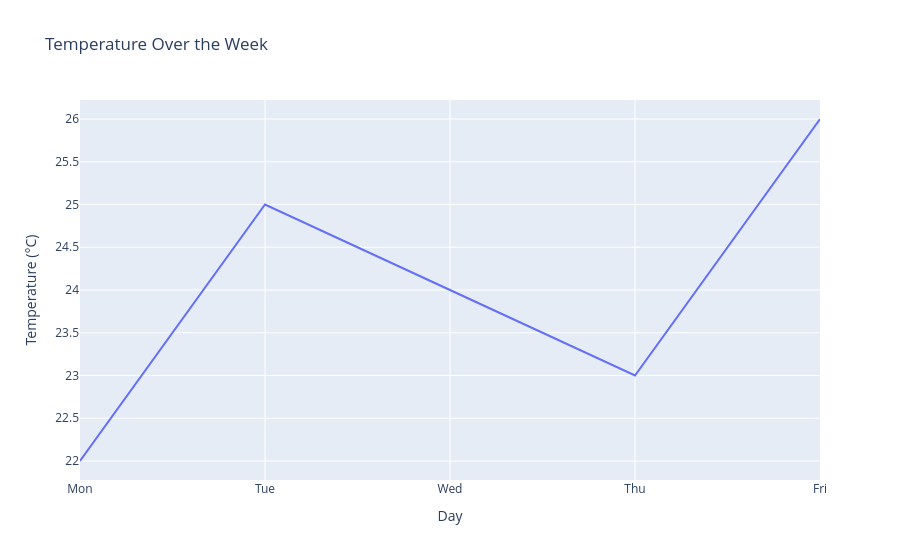

The cell this chart's notebook holds for it:
### Markdown cell above
## 📈 Plotly Line Plot

### ✅ When to Use:
- To show **trends over time** with zooming and hover interaction

> Example: Stock prices or weather changes

### Code cell
import plotly.express as px

# Sample data
days = ['Mon', 'Tue', 'Wed', 'Thu', 'Fri']
temp = [22, 25, 24, 23, 26]

fig = px.line(x=days, y=temp, title='Temperature Over the Week',
              labels={'x': 'Day', 'y': 'Temperature (°C)'})
fig.show()

### Figure 1 — Plotly figure (JSON) as saved in the notebook; plotly's stock layout.template omitted (floating-point values rounded to 4 significant figures)
{"data": [{"hovertemplate": "Day=%{x}<br>Temperature (°C)=%{y}<extra></extra>", "legendgroup": "", "line": {"color": "#636efa", "dash": "solid"}, "marker": {"symbol": "circle"}, "mode": "lines", "name": "", "orientation": "v", "showlegend": false, "type": "scatter", "x": ["Mon", "Tue", "Wed", "Thu", "Fri"], "xaxis": "x", "y": [22, 25, 24, 23, 26], "yaxis": "y"}], "layout": {"legend": {"tracegroupgap": 0}, "title": {"text": "Temperature Over the Week"}, "xaxis": {"anchor": "y", "domain": [0, 1], "title": {"text": "Day"}}, "yaxis": {"anchor": "x", "domain": [0, 1], "title": {"text": "Temperature (°C)"}}}}
